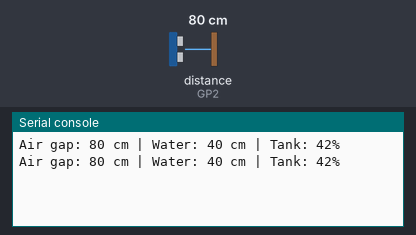
Simulated run of this program. Board: Raspberry Pi Pico running MicroPython. Parts: the last lines printed to the serial console. Inputs (shaded band) come from the test bench; at power-on: distance to the obstacle (sensor on GP2) 80 cm. The echo pulse lasts 58.3 µs per cm.

Above: at 1.2 s.
1.3 s: distance to the obstacle (sensor on GP2) set to 2 cm
At 2.4 s:
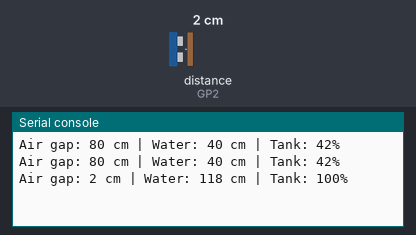
2.8 s: distance to the obstacle (sensor on GP2) set to 4 cm
At 3.8 s:
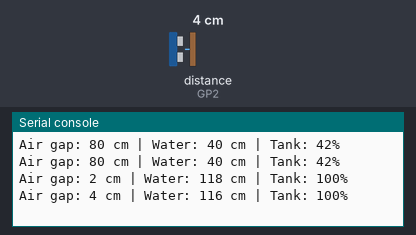
Timing chart, 0 to 5.8 s (numbered marks = the images above; inputs shaded):
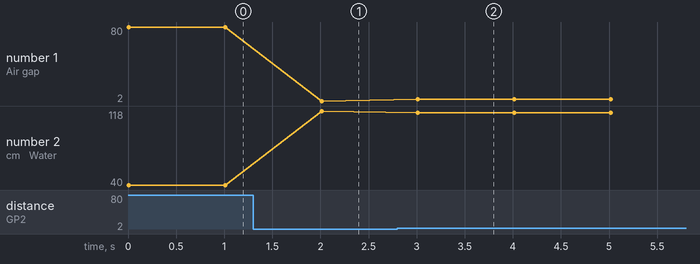

Measured:
- after the input at 1.3 s, the serial console: prints a new line after 0.71 s (image 1)
- after the input at 2.8 s, the serial console: prints a new line after 0.21 s (image 2)
- plotted number 1: 80 → 2 after the input at 1.3 s, 2 → 4 after the input at 2.8 s
- plotted number 2: 40 → 118 after the input at 1.3 s, 118 → 116 after the input at 2.8 s

The program:

example_2.py
```python
# Raspberry Pi Pico MicroPython water-tank demo that measures distance from the JSN-SR04T, computes water depth and percent-full based on tank depth and sensor offset, and prints air gap/water/tank percentage periodically.
#
# Buy this module: https://shillehtek.com/products/jsn-sr04t-waterproof-ultrasonic-distance-sensor-arduino-esp32
# Full manual: https://shillehtek.com/blogs/shillehtek-product-manuals/jsn-sr04t-waterproof-ultrasonic-distance-sensor-arduino-esp32-manual
# More examples: https://github.com/shillehbean/shillehtek-examples
#

# JSN-SR04T - Pico MicroPython Example (water tank level demo)
# Trig->GP3, Echo->GP2 (via 1k/2k divider), 5V->VBUS

from machine import Pin, time_pulse_us
import time

trig = Pin(3, Pin.OUT, value=0)
echo = Pin(2, Pin.IN)

TANK_DEPTH_CM = 120         # sensor face to tank bottom
SENSOR_OFFSET = 25          # keep sensor above max water by blind zone

def read_cm():
    trig.value(1); time.sleep_us(10); trig.value(0)
    us = time_pulse_us(echo, 1, 40000)
    return -1 if us < 0 else us // 58

while True:
    cm = read_cm()
    if cm < 0:
        print("No echo")
    else:
        water = TANK_DEPTH_CM - cm
        pct = max(0, min(100, water * 100 // (TANK_DEPTH_CM - SENSOR_OFFSET)))
        print("Air gap: {} cm | Water: {} cm | Tank: {}%".format(cm, water, pct))
    time.sleep(1)
```
